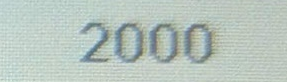
#> input picture roi_data/templates/F1/3/roi_0_template.png, 287 x 82 px
$ python -i paddleocr_engine.py   (imports and definitions only)   (older library calls are emulated)
#> lines starting #> are read from the running program, lines starting #| are printed output that depends on the picture; after the words box and inside, x2 and y2 are one past the last pixel; in counts of white or black regions, pixels touching at a corner belong together
"""
PaddleOCR Engine Module
Handles PaddleOCR initialization, image processing and text extraction
Replaces EasyOCR with optimized PaddleOCR implementation
"""

import os
import sys
import io
import warnings
import contextlib
import cv2
import numpy as np
import re
from math import sqrt, atan2, degrees
from PIL import Image, ImageEnhance
import time

# ============================================================
# ENVIRONMENT CONFIGURATION - Must be set BEFORE importing PaddleOCR
# ============================================================
os.environ['DISABLE_MODEL_SOURCE_CHECK'] = 'True'
os.environ['GLOG_minloglevel'] = '3'
os.environ['FLAGS_call_stack_level'] = '0'
os.environ['PADDLE_PDX_SILENT_MODE'] = '1'

# [1 line not run here, left out]


# [12 lines left out: function suppress_output, not called in this run]


# Fix encoding for Windows
if sys.platform == 'win32':
    try:
        sys.stdout = io.TextIOWrapper(sys.stdout.buffer, encoding='utf-8', errors='replace')
        sys.stderr = io.TextIOWrapper(sys.stderr.buffer, encoding='utf-8', errors='replace')
    except:
        pass


# ============================================================
# GLOBAL VARIABLES
# ============================================================
_paddle_ocr_instance = None
_paddle_ocr_initialized = False
IOU_THRESHOLD = 0.01  # IoU 1% threshold
HAS_PADDLEOCR = False  # Will be set after initialization

# GPU accelerator reference (will be set by app)
_gpu_accelerator = None


# [60 lines left out: functions load_roi_info, init_paddleocr_globals, get_paddleocr_instance, not called in this run]


def is_paddleocr_available():
    """Check if PaddleOCR is available and initialized"""
    return _paddle_ocr_initialized and _paddle_ocr_instance is not None


# ============================================================
# HMI DETECTION FUNCTIONS
# ============================================================

def enhance_image_for_hmi(image):
    """Enhance image quality before edge detection"""
    # Convert from OpenCV (BGR) to PIL (RGB)
    image_rgb = cv2.cvtColor(image, cv2.COLOR_BGR2RGB)
    pil_image = Image.fromarray(image_rgb)

    # Increase contrast with PIL
    enhancer = ImageEnhance.Contrast(pil_image)
    enhanced_pil = enhancer.enhance(2)

    # Convert back to OpenCV format
    enhanced_image = cv2.cvtColor(np.array(enhanced_pil), cv2.COLOR_RGB2BGR)

    # Continue with standard image processing
    gray = cv2.cvtColor(enhanced_image, cv2.COLOR_BGR2GRAY)
    clahe = cv2.createCLAHE(clipLimit=4.0, tileGridSize=(11, 11))
    enhanced = clahe.apply(gray)
    enhanced = cv2.convertScaleAbs(enhanced, alpha=1.2, beta=0)
    blurred = cv2.GaussianBlur(enhanced, (5, 5), 0)

    return blurred, enhanced


def adaptive_edge_detection_hmi(image):
    """Edge detection with multiple methods combined"""
    median_val = np.median(image)
    lower = int(max(0, (1.0 - 0.33) * median_val))
    upper = int(min(255, (1.0 + 0.33) * median_val))
    canny_edges = cv2.Canny(image, lower, upper)

    # Use larger kernel for Sobel filter
    sobelx = cv2.Sobel(image, cv2.CV_64F, 1, 0, ksize=5)
    sobely = cv2.Sobel(image, cv2.CV_64F, 0, 1, ksize=5)
    sobel_edges = cv2.magnitude(sobelx, sobely)
    sobel_edges = cv2.normalize(sobel_edges, None, 0, 255, cv2.NORM_MINMAX, cv2.CV_8U)
    _, sobel_edges = cv2.threshold(sobel_edges, 80, 255, cv2.THRESH_BINARY)

    # Combine both edge detection methods
    combined_edges = cv2.bitwise_or(canny_edges, sobel_edges)

    # Dilate to connect broken edges
    kernel = np.ones((3, 3), np.uint8)
    dilated_edges = cv2.dilate(combined_edges, kernel, iterations=2)
    final_edges = cv2.erode(dilated_edges, kernel, iterations=1)

    return final_edges


def process_lines(lines, img_shape, min_length=20, max_lines_per_direction=30):
    """Process and group lines by horizontal/vertical direction"""
    if lines is None:
        return [], []

    horizontal_lines = []
    vertical_lines = []
    all_h_lines = []
    all_v_lines = []

    height, width = img_shape[:2]
    min_length = max(min_length, int(min(height, width) * 0.02))

    for line in lines:
        x1, y1, x2, y2 = line[0]
        length = sqrt((x2-x1)**2 + (y2-y1)**2)

        if length < min_length:
            continue

        if x2 != x1:
            angle = degrees(atan2(y2-y1, x2-x1))
        else:
            angle = 90

        if abs(angle) < 40 or abs(angle) > 140:
            all_h_lines.append([x1, y1, x2, y2, angle, length])
        elif abs(angle - 90) < 40 or abs(angle + 90) < 40:
            all_v_lines.append([x1, y1, x2, y2, angle, length])

    # Sort by length
    all_h_lines.sort(key=lambda x: x[5], reverse=True)
    all_v_lines.sort(key=lambda x: x[5], reverse=True)

    min_lines = min(4, len(all_h_lines))
    horizontal_lines = [line[:5] for line in all_h_lines[:max(min_lines, max_lines_per_direction)]]

    min_lines = min(4, len(all_v_lines))
    vertical_lines = [line[:5] for line in all_v_lines[:max(min_lines, max_lines_per_direction)]]

    return horizontal_lines, vertical_lines


def find_rectangle_from_lines(horizontal_lines, vertical_lines, img_shape):
    """Find rectangle from classified horizontal and vertical lines"""
    if len(horizontal_lines) < 2 or len(vertical_lines) < 2:
        return None

    top_line = min(horizontal_lines, key=lambda line: min(line[1], line[3]))
    bottom_line = max(horizontal_lines, key=lambda line: max(line[1], line[3]))
    left_line = min(vertical_lines, key=lambda line: min(line[0], line[2]))
    right_line = max(vertical_lines, key=lambda line: max(line[0], line[2]))

    top_y = min(top_line[1], top_line[3])
    bottom_y = max(bottom_line[1], bottom_line[3])
    left_x = min(left_line[0], left_line[2])
    right_x = max(right_line[0], right_line[2])

    height, width = img_shape[:2]

    if left_x < 0: left_x = 0
    if top_y < 0: top_y = 0
    if right_x >= width: right_x = width - 1
    if bottom_y >= height: bottom_y = height - 1

    rect_width = right_x - left_x
    rect_height = bottom_y - top_y

    if rect_width < 20 or rect_height < 20:
        return None

    aspect_ratio = max(rect_width, rect_height) / (min(rect_width, rect_height) + 1e-6)
    if aspect_ratio > 5:
        return None

    area = rect_width * rect_height
    total_area = height * width
    if area < 0.01 * total_area or area > 0.9 * total_area:
        return None

    top_left = (int(left_x), int(top_y))
    top_right = (int(right_x), int(top_y))
    bottom_right = (int(right_x), int(bottom_y))
    bottom_left = (int(left_x), int(bottom_y))

    return (top_left, top_right, bottom_right, bottom_left, area)


# [102 lines left out: functions order_points, extract_content_region, fine_tune_hmi_screen, not called in this run]


def detect_hmi_screen_paddle(image):
    """
    Detect and extract HMI screen from image using PaddleOCR algorithm

    Args:
        image: OpenCV image (numpy array BGR)

    Returns:
        tuple: (extracted_screen, processing_time)
    """
    start_time = time.time()

    try:
        if image is None or len(image.shape) != 3:
            return None, time.time() - start_time

        # Step 1: Enhance image
        enhanced_img, enhanced_clahe = enhance_image_for_hmi(image)

        # Step 2: Edge detection
        edges = adaptive_edge_detection_hmi(enhanced_clahe)

        # Step 3: Find contours
        contours, _ = cv2.findContours(edges, cv2.RETR_EXTERNAL, cv2.CHAIN_APPROX_SIMPLE)
        min_contour_area = image.shape[0] * image.shape[1] * 0.001
        large_contours = [cnt for cnt in contours if cv2.contourArea(cnt) > min_contour_area]

        contour_mask = np.zeros_like(edges)
        cv2.drawContours(contour_mask, large_contours, -1, 255, 2)

        # Step 4: Detect lines
        lines = cv2.HoughLinesP(contour_mask, 1, np.pi/180, threshold=25, minLineLength=15, maxLineGap=30)

        if lines is None or len(lines) < 2:
            lines = cv2.HoughLinesP(edges, 1, np.pi/180, threshold=15, minLineLength=10, maxLineGap=40)
            if lines is None or len(lines) < 2:
                lines = cv2.HoughLinesP(edges, 1, np.pi/180, threshold=10, minLineLength=5, maxLineGap=50)

        if lines is None:
            return None, time.time() - start_time

        # Step 5: Classify horizontal/vertical lines
        horizontal_lines, vertical_lines = process_lines(lines, image.shape, min_length=20)

        if len(horizontal_lines) < 2 or len(vertical_lines) < 2:
            return None, time.time() - start_time

        # Step 6: Find rectangle from lines
        largest_rectangle = find_rectangle_from_lines(horizontal_lines, vertical_lines, image.shape)

        if largest_rectangle is None:
            return None, time.time() - start_time

        # Step 7: Extract HMI region
        top_left, top_right, bottom_right, bottom_left, _ = largest_rectangle

        x_min = min(top_left[0], bottom_left[0])
        y_min = min(top_left[1], top_right[1])
        x_max = max(top_right[0], bottom_right[0])
        y_max = max(bottom_left[1], bottom_right[1])

        # Validate bounds
        if x_min < 0: x_min = 0
        if y_min < 0: y_min = 0
        if x_max >= image.shape[1]: x_max = image.shape[1] - 1
        if y_max >= image.shape[0]: y_max = image.shape[0] - 1

        if x_max > x_min and y_max > y_min:
            roi_coords = (x_min, y_min, x_max, y_max)

            # Fine-tune and warp HMI region
            warped_roi, refined_coords = fine_tune_hmi_screen(image, roi_coords)

            processing_time = time.time() - start_time
            print(f"[OK] HMI screen extracted in {processing_time:.2f}s")
            return warped_roi, processing_time

        return None, time.time() - start_time

    except Exception as e:
        print(f"[ERROR] HMI detection failed: {e}")
        return None, time.time() - start_time


# ============================================================
# OCR FUNCTIONS
# ============================================================

# [433 lines left out: functions read_image_with_paddleocr, extract_ocr_data, normalize_text, fuzzy_match, find_matching_screen, polygon_to_normalized_bbox and 3 more, not called in this run]

>>> import cv2
>>> picture = cv2.imread('../roi_data/templates/F1/3/roi_0_template.png')
#> picture is the input picture: shape (82, 287, 3); mean B, G, R 190, 197.3, 183.9
>>> result = detect_hmi_screen_paddle(picture)
#> in enhance_image_for_hmi, `blurred = cv2.GaussianBlur(enhanced, (5, 5), 0)`:
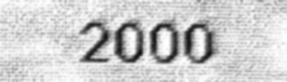
#> blurred: shape (82, 287); min 16, max 255, mean 204.3
#> in adaptive_edge_detection_hmi, `median_val = np.median(image)`: median_val = 221
#> in adaptive_edge_detection_hmi, `lower = int(max(0, (1.0 - 0.33) * median_val))`: lower = 148
#> in adaptive_edge_detection_hmi, `upper = int(min(255, (1.0 + 0.33) * median_val))`: upper = 255
#> in adaptive_edge_detection_hmi, `canny_edges = cv2.Canny(image, lower, upper)`:
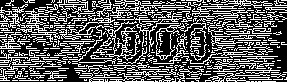
#> canny_edges: shape (82, 287); 35.7% white in thin lines or dots
#> in adaptive_edge_detection_hmi, `sobelx = cv2.Sobel(image, cv2.CV_64F, 1, 0, ksize=5)`:
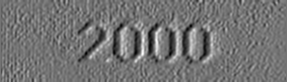
#> sobelx: shape (82, 287) float64; min -7548, max 9085, mean 4.1; drawn with min black and max white
#> in adaptive_edge_detection_hmi, `sobely = cv2.Sobel(image, cv2.CV_64F, 0, 1, ksize=5)`:
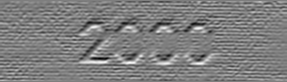
#> sobely: shape (82, 287) float64; min -10016, max 10144, mean 4.8; drawn with min black and max white
#> in adaptive_edge_detection_hmi, `sobel_edges = cv2.magnitude(sobelx, sobely)`:
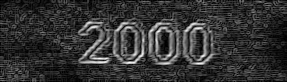
#> sobel_edges: shape (82, 287) float64; min 0, max 10153.7, mean 2028.2; drawn with min black and max white
#> in adaptive_edge_detection_hmi, `_, sobel_edges = cv2.threshold(sobel_edges, 80, 255, cv2.THRESH_BINARY)`: sobel_edges: shape (82, 287); 15.8% white; 319 white regions (314 under 20 px), largest, box (x1, y1, x2, y2) and area: (148, 22, 181, 65) 732, (182, 19, 220, 67) 708, (78, 21, 113, 64) 637, (110, 18, 146, 64) 400, (121, 26, 140, 60) 295
#> in adaptive_edge_detection_hmi, `combined_edges = cv2.bitwise_or(canny_edges, sobel_edges)`: combined_edges: shape (82, 287); 42.9% white in thin lines or dots
#> in adaptive_edge_detection_hmi, `dilated_edges = cv2.dilate(combined_edges, kernel, iterations=2)`: dilated_edges: shape (82, 287); 97.7% white; 17 black regions (10 under 20 px), largest, box (x1, y1, x2, y2) and area: (275, 47, 287, 70) 152, (274, 22, 287, 40) 101, (65, 66, 82, 82) 97
#> in adaptive_edge_detection_hmi, `final_edges = cv2.erode(dilated_edges, kernel, iterations=1)`:
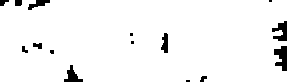
#> final_edges: shape (82, 287); 95.9% white; 15 black regions (5 under 20 px)
#> in detect_hmi_screen_paddle, `contours, _ = cv2.findContours(edges, cv2.RETR_EXTERNAL, cv2.CHAIN_APP..`: contours = 1 contour; box (x1, y1, x2, y2) and area: (0, 0, 287, 82) 22321
#> in detect_hmi_screen_paddle, `large_contours = [cnt for cnt in contours if cv2.contourArea(cnt) > mi..`: large_contours has the same summary as contours
#> in detect_hmi_screen_paddle, `cv2.drawContours(contour_mask, large_contours, -1, 255, 2)`:
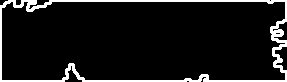
#> contour_mask: shape (82, 287); 8.9% white; 1 white region, box (x1, y1, x2, y2) and area: (0, 0, 287, 82) 2091
#> in detect_hmi_screen_paddle, `lines = cv2.HoughLinesP(contour_mask, 1, np.pi/180, threshold=25, minL..`: lines = 20 rows, first 6: [0, 81, 286, 81], [0, 80, 286, 80], [8, 0, 286, 0], [5, 1, 286, 1], [0, 73, 1, 5], [4, 2, 40, 7]
#> the loop in process_lines, `for line in lines:` made 20 passes
#> (x1, y1, x2, y2, length, angle) on passes 1, 2, 3, 4, 5, 6, 7, 8, 9, 10, 11, 13: (0, 81, 286, 81, 286, 0), (0, 80, 286, 80, 286, 0), (8, 0, 286, 0, 278, 0), (5, 1, 286, 1, 281, 0), (0, 73, 1, 5, 68.01, -89.16), (4, 2, 40, 7, 36.35, 7.91), (274, 67, 286, 5, 63.15, -79.05), (276, 67, 286, 10, 57.87, -80.05), (270, 27, 286, 78, 53.45, 72.58), (3, 4, 37, 8, 34.23, 6.71), (0, 5, 1, 79, 74.01, 89.23), (184, 79, 208, 79, 24, 0)
#> (x1, y1, x2, y2, length) on pass 12: (271, 39, 286, 42, 15.3)
#> after the loop in process_lines, `for line in lines:`: all_h_lines = 11 items, first 6: [0, 81, 286, 81, 0, 286], [0, 80, 286, 80, 0, 286], [8, 0, 286, 0, 0, 278], [5, 1, 286, 1, 0, 281], [4, 2, 40, 7, 7.91, 36.35], [3, 4, 37, 8, 6.71, 34.23]; all_v_lines = 8 items, first 6: [0, 73, 1, 5, -89.16, 68.01], [274, 67, 286, 5, -79.05, 63.15], [276, 67, 286, 10, -80.05, 57.87], [270, 27, 286, 78, 72.58, 53.45], [0, 5, 1, 79, 89.23, 74.01], [274, 56, 286, 2, -77.47, 55.32]
#> in process_lines, `min_lines = min(4, len(all_h_lines))`: min_lines = 4
#> in process_lines, `horizontal_lines = [line[:5] for line in all_h_lines[:max(min_lines, m..`: horizontal_lines = [[0, 81, 286, 81, 0], [0, 80, 286, 80, 0], [5, 1, 286, 1, 0], [8, 0, 286, 0, 0], [3, 3, 45, 7, 5.44], [6, 2, 46, 6, 5.71], [4, 2, 40, 7, 7.91], [3, 4, 37, 8, 6.71], [2, 5, 34, 9, 7.13], [184, 79, 208, 79, 0], [62, 78, 84, 78, 0]]
#> in process_lines, `vertical_lines = [line[:5] for line in all_v_lines[:max(min_lines, max..`: vertical_lines = [[0, 5, 1, 79, 89.23], [0, 73, 1, 5, -89.16], [274, 67, 286, 5, -79.05], [276, 67, 286, 10, -80.05], [274, 56, 286, 2, -77.47], [270, 27, 286, 78, 72.58], [276, 22, 280, 71, 85.33], [272, 48, 285, 79, 67.25]]
#> in find_rectangle_from_lines, `top_line = min(horizontal_lines, key=lambda line: min(line[1], line[3]))`: top_line = [8, 0, 286, 0, 0]
#> in find_rectangle_from_lines, `bottom_line = max(horizontal_lines, key=lambda line: max(line[1], line..`: bottom_line = [0, 81, 286, 81, 0]
#> in find_rectangle_from_lines, `left_line = min(vertical_lines, key=lambda line: min(line[0], line[2]))`: left_line = [0, 5, 1, 79, 89.23]
#> in find_rectangle_from_lines, `right_line = max(vertical_lines, key=lambda line: max(line[0], line[2]))`: right_line = [274, 67, 286, 5, -79.05]
#> in find_rectangle_from_lines, `top_y = min(top_line[1], top_line[3])`: top_y = 0
#> in find_rectangle_from_lines, `bottom_y = max(bottom_line[1], bottom_line[3])`: bottom_y = 81
#> in find_rectangle_from_lines, `left_x = min(left_line[0], left_line[2])`: left_x = 0
#> in find_rectangle_from_lines, `right_x = max(right_line[0], right_line[2])`: right_x = 286
#> in find_rectangle_from_lines, `rect_height = bottom_y - top_y`: rect_height = 81
#> in find_rectangle_from_lines, `aspect_ratio = max(rect_width, rect_height) / (min(rect_width, rect_he..`: aspect_ratio = 3.53
#> in find_rectangle_from_lines, `area = rect_width * rect_height`: area = 23166

$ run again, on advanced_augmented_data/template_F41_Production_color_shift.jpg
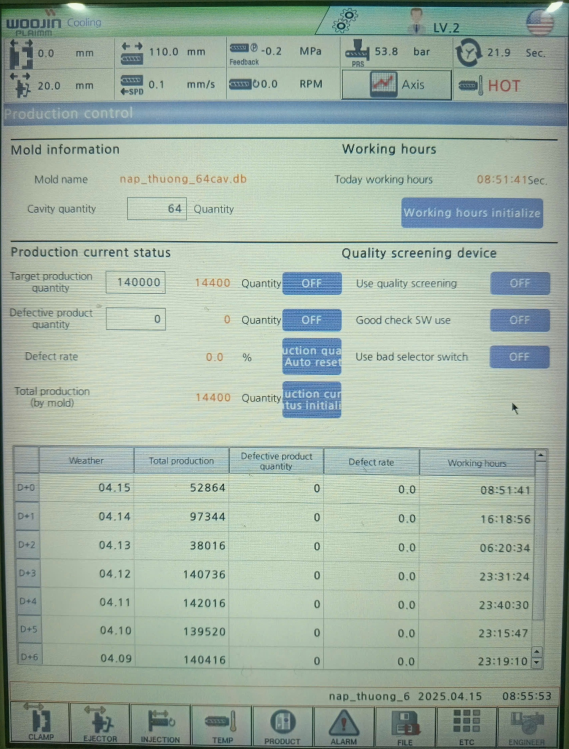
#> input picture advanced_augmented_data/template_F41_Production_color_shift.jpg, 1705 x 2247 px (shown at 1/3 size)
#> picture is the input picture: shape (2247, 1705, 3); mean B, G, R 163.2, 176.5, 160.2
#> median_val = 197
#> lower = 131
#> upper = 255
#> in adaptive_edge_detection_hmi, `canny_edges = cv2.Canny(image, lower, upper)`:
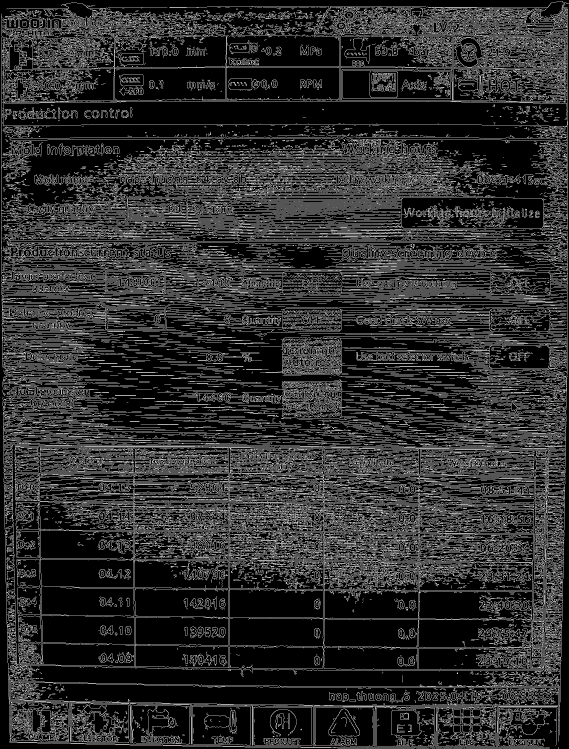
#> canny_edges: shape (2247, 1705) (shown at 1/3 size); 18% white in thin lines or dots
#> combined_edges: shape (2247, 1705); 22.9% white in thin lines or dots
#> dilated_edges: shape (2247, 1705); 68.1% white; 4938 black regions (3412 under 20 px), largest, box (x1, y1, x2, y2) and area: (166, 952, 1460, 1323) 130980, (13, 307, 1700, 375) 88003, (0, 0, 1671, 2247) 70371
#> final_edges: shape (2247, 1705); 60% white; 4507 black regions (1670 under 20 px)
#> contours = 9 contours, 4 with area under 20; largest, box (x1, y1, x2, y2) and area: (3, 0, 1705, 2247) 3716588, (606, 29, 942, 66) 5752, (1648, 2190, 1658, 2201) 52, (404, 30, 416, 35) 36, (708, 25, 714, 30) 20
#> large_contours = 2 contours; box (x1, y1, x2, y2) and area: (3, 0, 1705, 2247) 3716588, (606, 29, 942, 66) 5752
#> in detect_hmi_screen_paddle, `cv2.drawContours(contour_mask, large_contours, -1, 255, 2)`:
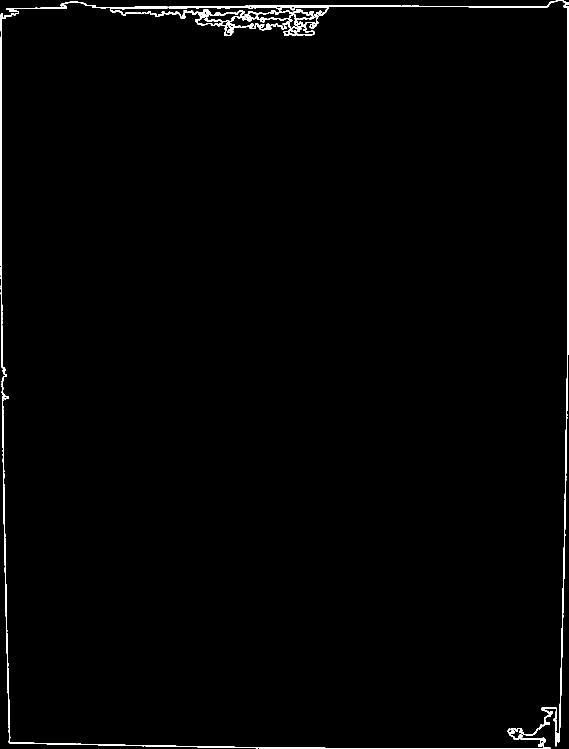
#> contour_mask: shape (2247, 1705) (shown at 1/3 size); 0.96% white; 1 white region, box (x1, y1, x2, y2) and area: (2, 0, 1705, 2247) 36636
#> lines = 325 rows, first 6: [13, 1520, 23, 2079], [28, 2229, 1028, 2246], [1703, 1136, 1703, 8], [1704, 1063, 1704, 8], [1103, 19, 1644, 19], [3, 977, 3, 40]
#> the loop in process_lines, `for line in lines:` made 325 passes
#> (x1, y1, x2, y2, length, angle) on passes 1 to 8: (13, 1520, 23, 2079, 559.1, 88.98), (28, 2229, 1028, 2246, 1000.1, 0.974), (1703, 1136, 1703, 8, 1128, 90), (1704, 1063, 1704, 8, 1055, 90), (1103, 19, 1644, 19, 541, 0), (3, 977, 3, 40, 937, 90), (1506, 22, 1632, 22, 126, 0), (4, 1088, 4, 39, 1049, 90)
#> after the loop in process_lines, `for line in lines:`: all_h_lines = 194 items, first 6: [28, 2229, 1028, 2246, 0.974, 1000.1], [1103, 19, 1644, 19, 0, 541], [1506, 22, 1632, 22, 0, 126], [619, 18, 1407, 18, 0, 788], [825, 2242, 1110, 2246, 0.804, 285], [1202, 20, 1643, 20, 0, 441]; all_v_lines = 60 items, first 6: [13, 1520, 23, 2079, 88.98, 559.1], [1703, 1136, 1703, 8, 90, 1128], [1704, 1063, 1704, 8, 90, 1055], [3, 977, 3, 40, 90, 937], [4, 1088, 4, 39, 90, 1049], [2, 882, 2, 43, 90, 839]
#> min_lines = 4
#> in process_lines, `horizontal_lines = [line[:5] for line in all_h_lines[:max(min_lines, m..`: horizontal_lines = 30 items, first 6: [28, 2229, 1028, 2246, 0.974], [619, 18, 1407, 18, 0], [277, 21, 985, 21, 0], [329, 2236, 870, 2245, 0.953], [1103, 19, 1644, 19, 0], [736, 17, 1256, 17, 0]
#> in process_lines, `vertical_lines = [line[:5] for line in all_v_lines[:max(min_lines, max..`: vertical_lines = 30 items, first 6: [1703, 1136, 1703, 8, 90], [1704, 1063, 1704, 8, 90], [4, 1088, 4, 39, 90], [3, 977, 3, 40, 90], [2, 882, 2, 43, 90], [13, 1520, 23, 2079, 88.98]
#> top_line = [736, 17, 1256, 17, 0]
#> bottom_line = [28, 2229, 1028, 2246, 0.974]
#> left_line = [2, 882, 2, 43, 90]
#> right_line = [1704, 1063, 1704, 8, 90]
#> top_y = 17
#> bottom_y = 2246
#> left_x = 2
#> right_x = 1704
#> rect_width = 1702
#> rect_height = 2229
#> aspect_ratio = 1.31
#> area = 3793758
